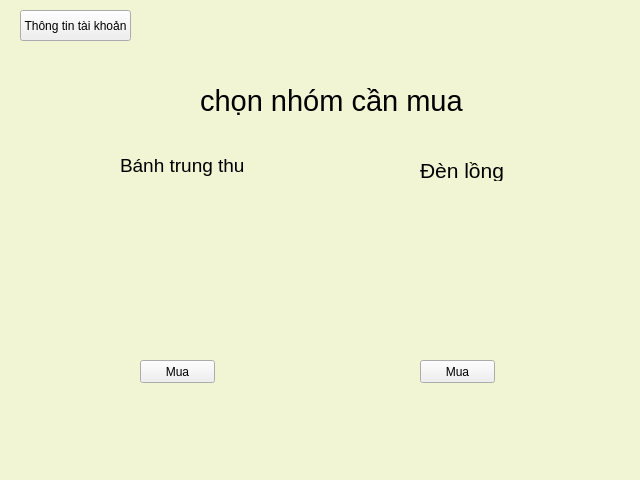
<?xml version="1.0" encoding="UTF-8"?>
<ui version="4.0">
 <class>MainWindow</class>
 <widget class="QMainWindow" name="MainWindow">
  <property name="geometry">
   <rect>
    <x>0</x>
    <y>0</y>
    <width>640</width>
    <height>480</height>
   </rect>
  </property>
  <property name="windowTitle">
   <string>MainWindow</string>
  </property>
  <property name="styleSheet">
   <string notr="true">background-color:rgb(241, 245, 211)</string>
  </property>
  <widget class="QWidget" name="centralwidget">
   <widget class="QLabel" name="label">
    <property name="geometry">
     <rect>
      <x>200</x>
      <y>70</y>
      <width>301</width>
      <height>61</height>
     </rect>
    </property>
    <property name="font">
     <font>
      <pointsize>22</pointsize>
     </font>
    </property>
    <property name="text">
     <string>chọn nhóm cần mua</string>
    </property>
   </widget>
   <widget class="QLabel" name="label_2">
    <property name="geometry">
     <rect>
      <x>80</x>
      <y>190</y>
      <width>231</width>
      <height>151</height>
     </rect>
    </property>
    <property name="text">
     <string/>
    </property>
    <property name="pixmap">
     <pixmap>../../Downloads/banhchung.jpg</pixmap>
    </property>
    <property name="scaledContents">
     <bool>true</bool>
    </property>
    <property name="wordWrap">
     <bool>false</bool>
    </property>
   </widget>
   <widget class="QPushButton" name="banhbutton">
    <property name="geometry">
     <rect>
      <x>140</x>
      <y>360</y>
      <width>75</width>
      <height>23</height>
     </rect>
    </property>
    <property name="styleSheet">
     <string notr="true">background-color:none
</string>
    </property>
    <property name="text">
     <string>Mua</string>
    </property>
   </widget>
   <widget class="QPushButton" name="denbutton">
    <property name="geometry">
     <rect>
      <x>420</x>
      <y>360</y>
      <width>75</width>
      <height>23</height>
     </rect>
    </property>
    <property name="styleSheet">
     <string notr="true">background-color:none
</string>
    </property>
    <property name="text">
     <string>Mua</string>
    </property>
   </widget>
   <widget class="QLabel" name="label_3">
    <property name="geometry">
     <rect>
      <x>360</x>
      <y>190</y>
      <width>201</width>
      <height>151</height>
     </rect>
    </property>
    <property name="text">
     <string/>
    </property>
    <property name="pixmap">
     <pixmap>Image/denlong.jpg</pixmap>
    </property>
    <property name="scaledContents">
     <bool>true</bool>
    </property>
   </widget>
   <widget class="QLabel" name="label_4">
    <property name="geometry">
     <rect>
      <x>120</x>
      <y>150</y>
      <width>141</width>
      <height>31</height>
     </rect>
    </property>
    <property name="font">
     <font>
      <pointsize>14</pointsize>
     </font>
    </property>
    <property name="text">
     <string>Bánh trung thu</string>
    </property>
   </widget>
   <widget class="QLabel" name="label_5">
    <property name="geometry">
     <rect>
      <x>420</x>
      <y>160</y>
      <width>91</width>
      <height>21</height>
     </rect>
    </property>
    <property name="font">
     <font>
      <pointsize>16</pointsize>
     </font>
    </property>
    <property name="text">
     <string>Đèn lồng</string>
    </property>
   </widget>
   <widget class="QPushButton" name="userbutton">
    <property name="geometry">
     <rect>
      <x>20</x>
      <y>10</y>
      <width>111</width>
      <height>31</height>
     </rect>
    </property>
    <property name="styleSheet">
     <string notr="true">background-color:none;</string>
    </property>
    <property name="text">
     <string>Thông tin tài khoản</string>
    </property>
   </widget>
  </widget>
  <widget class="QMenuBar" name="menubar">
   <property name="geometry">
    <rect>
     <x>0</x>
     <y>0</y>
     <width>640</width>
     <height>21</height>
    </rect>
   </property>
  </widget>
  <widget class="QStatusBar" name="statusbar"/>
 </widget>
 <resources/>
 <connections/>
</ui>
